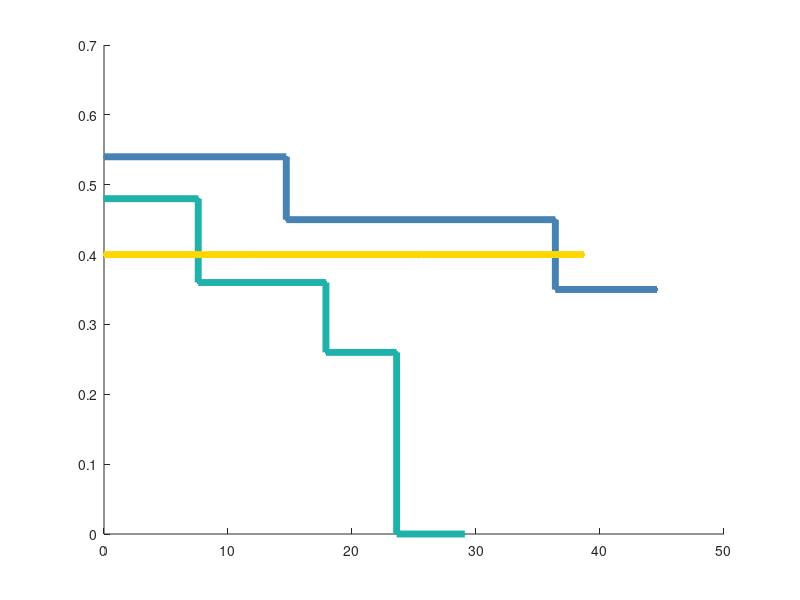

MATLAB code for this plot:
cmap = {[32 178 170]/255, [70 130 180]/255,[255 215 0]/255, [255 69 0]/255};

%P1: 
x = [7.6, 10.3, 5.7, 5.5];
y = [.48, 0.36, .26, 0.0];
p1 ={x, y};

%P2: 
x = [14.7, 21.7, 8.2];
y = [.54, .45, .35];
p2 = {x, y};
%P3:
x = [12.0, 13.6, 13.1];
y = [.4, .4, .4];
p3={x,y};

all = {'p1', 'p2', 'p3'};
f = figure();
hold on;

for i_p =1:length(all)
    p = eval(all{i_p});
    x1 = [0 cumsum(p{1})];
    y1 = p{2};
    
    for b = 1:length(y1)
        plot([x1(b) x1(b+1)], [y1(b) y1(b)], '.-','color',cmap{i_p},'linewidth',5)
        if b < length(y1)
            plot([x1(b+1) x1(b+1)], [y1(b) y1(b+1)], '.-','color', cmap{i_p},'linewidth',5)
        end
    end
end
    
    